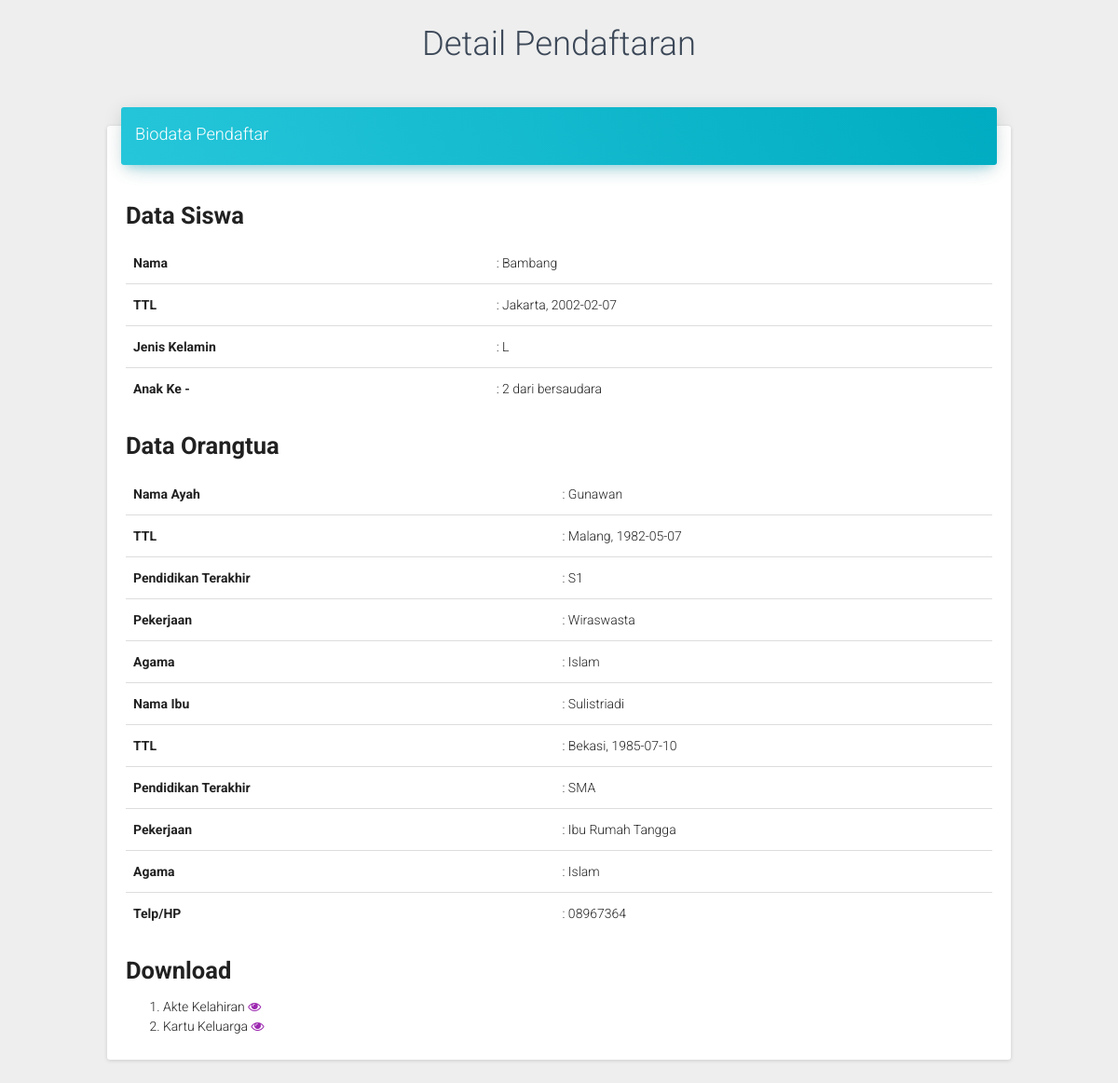
The page /php/src/data_admin/detail_pendaftaran.php?ida=34&idd=20&idu=28 (signed in) on the database its author committed.
### tables this page shows
CREATE TABLE `pendaftaran` (
  `Id` int(11) NOT NULL,
  `nama` varchar(100) DEFAULT NULL,
  `tempat_lahir` varchar(50) DEFAULT NULL,
  `tgl_lahir` date DEFAULT NULL,
  `jenis_kelamin` char(1) DEFAULT NULL,
  `anak_ke` int(11) DEFAULT NULL,
  `jmlh_saudara` int(11) DEFAULT NULL,
  `nama_ayah` varchar(255) DEFAULT NULL,
  `tmpt_lahir_ayah` varchar(255) DEFAULT NULL,
  `tgl_lahir_ayah` date DEFAULT NULL,
  `pendidikan_ayah` varchar(50) DEFAULT NULL,
  `pekerjaan_ayah` varchar(255) DEFAULT NULL,
  `agama_ayah` varchar(255) DEFAULT NULL,
  `nama_ibu` varchar(255) DEFAULT NULL,
  `tmpt_lahir_ibu` varchar(255) DEFAULT NULL,
  `tgl_lahir_ibu` date DEFAULT NULL,
  `pendidikan_ibu` varchar(255) DEFAULT NULL,
  `pekerjaan_ibu` varchar(255) DEFAULT NULL,
  `agama_ibu` varchar(255) DEFAULT NULL,
  `telp_ibu` varchar(255) DEFAULT NULL,
  `upload_transkip` varchar(255) DEFAULT NULL,
  `upload_ijazah` varchar(255) DEFAULT NULL
);

### php/src/data_admin/detail_pendaftaran.php (the view, shortened to what this page needs)
<?php
include '../koneksi.php';
if (isset($_GET['idd'])) {
	$ida 		=	$_GET['ida'];
	$idu 		=	$_GET['idu'];
	$idd 		=	$_GET['idd'];
$queryAkun 		=	"SELECT * FROM akun WHERE id_user=$ida";
$queryDaftar	=	"SELECT * FROM pendaftaran WHERE id=$idd";
$queryDetail	=	"SELECT * FROM detail_pendaftaran WHERE id=$idu";
$execAkun		= mysqli_query($conn,$queryAkun);
$execDaftar		= mysqli_query($conn,$queryDaftar);
$execDetail	= mysqli_query($conn,$queryDetail);
if ($execAkun && $execDaftar && $execDetail) {
	$daftar 	= mysqli_fetch_array($execDaftar);
}else{
	echo mysqli_error($conn);
}
}else{
	echo 'tidak ada';
}
?>
<!doctype html>
<html lang="en">
<head>
<link href="../assets/css/bootstrap.min.css" rel="stylesheet" />
<link href="../assets/css/material-dashboard.css?v=1.2.0" rel="stylesheet" />
<link href="../assets/css/demo.css" rel="stylesheet" />
<link href="../assets/css/font-awesome.min.css" rel="stylesheet">
</head>
<body>
<center><h2>Detail Pendaftaran</h2></center>
<div class="col-sm-12 col-md-8 col-lg-10 col-lg-offset-1">
<div class="card" style="margin-top: 50px">
<div class="card-header" data-background-color="blue">
<h4 class="title">Biodata Pendaftar</h4>
</div>
<div class="card-content table-responsive">
<h3 style="overflow: hidden;"><b>Data Siswa</b></h3>
<table class="table table-hover">
    <tbody>
        <tr>
            <td><b>Nama</b></td>
            <td>: <?php echo $daftar['nama']; ?></td>
        </tr>
              <tr>
            <td><b>TTL</b></td>
            <td>: <?php echo $daftar['tempat_lahir'].", ".$daftar['tgl_lahir'];; ?></td>
        </tr>
        <tr>
            <td><b>Jenis Kelamin</b></td>
            <td>: <?php echo $daftar['jenis_kelamin']; ?></td>
        </tr>
        <tr>
            <td><b>Anak Ke -</b></td>
            <td>: <?php echo $daftar['anak_ke']." dari ".$daftar['jumlah_saudara']?> bersaudara</td>
        </tr>
    </tbody>
</table>
<h3><b>Data Orangtua</b></h3>
<table class="table table-hover">
    <tbody>
        <tr>
            <td><b>Nama Ayah</b></td>
            <td>: <?php echo $daftar['nama_ayah']; ?></td>
        </tr>
        <tr>
            <td><b>TTL</b></td>
            <td>: <?php echo $daftar['tmpt_lahir_ayah'].", ".$daftar['tgl_lahir_ayah']; ?></td>
        </tr>
        <tr>
            <td><b>Pendidikan Terakhir</b></td>
            <td>: <?php echo $daftar['pendidikan_ayah'];; ?></td>
        </tr>
        <tr>
            <td><b>Pekerjaan</b></td>
            <td>: <?php echo $daftar['pekerjaan_ayah']; ?></td>
        </tr>
        <tr>
            <td><b>Agama</b></td>
            <td>: <?php echo $daftar['agama_ayah']; ?></td>
        </tr>
        <tr>
            <td><b>Nama Ibu</b></td>
            <td>: <?php echo $daftar['nama_ibu']; ?></td>
        </tr>
        <tr>
            <td><b>TTL</b></td>
            <td>: <?php echo $daftar['tmpt_lahir_ibu'].", ".$daftar['tgl_lahir_ibu']; ?></td>
        </tr>
        <tr>
            <td><b>Pendidikan Terakhir</b></td>
            <td>: <?php echo $daftar['pendidikan_ibu']; ?></td>
        </tr>
        <tr>
            <td><b>Pekerjaan</b></td>
            <td>: <?php echo $daftar['pekerjaan_ibu']; ?></td>
        </tr>
        <tr>
            <td><b>Agama</b></td>
            <td>: <?php echo $daftar['agama_ibu']; ?></td>
        </tr>
        <tr>
            <td><b>Telp/HP</b></td>
            <td>: <?php echo $daftar['telp_ibu']; ?></td>
        </tr>
    </tbody>
</table>
<h3><b>Download</b></h3>
<ol>
	<li>Akte Kelahiran <a href="<?php echo '../assets/uploads/'.$daftar['upload_transkip'];  ?>" title="Download Transkip Nilai"><i class="fa fa-eye"></i></a></li>
	<li>Kartu Keluarga <a href="<?php echo '../assets/uploads/'.$daftar['upload_ijazah'];  ?>" title="Download Ijazah"><i class="fa fa-eye"></i></a></li>
</ol>
</body>
</html>

### rows shown on the page
pendaftaran: nama "Bambang", tempat_lahir "Jakarta", tgl_lahir "2002-02-07", jenis_kelamin "L", anak_ke "2", nama_ayah "Gunawan", tmpt_lahir_ayah "Malang", tgl_lahir_ayah "1982-05-07", pendidikan_ayah "S1", pekerjaan_ayah "Wiraswasta", agama_ayah "Islam", nama_ibu "Sulistriadi", tmpt_lahir_ibu "Bekasi", tgl_lahir_ibu "1985-07-10", pendidikan_ibu "SMA", pekerjaan_ibu "Ibu Rumah Tangga", agama_ibu "Islam", telp_ibu "08967364"
